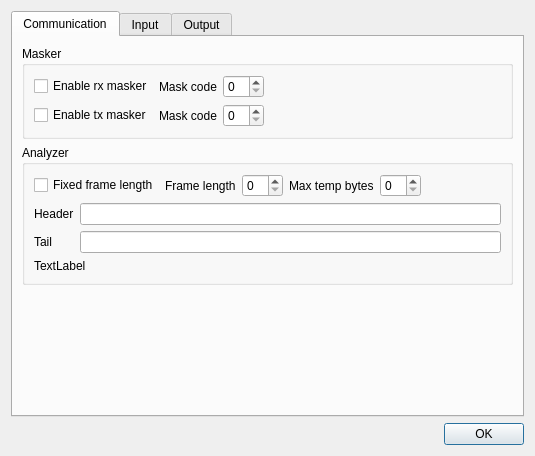
<?xml version="1.0" encoding="UTF-8"?>
<ui version="4.0">
 <class>SAKToolBoxUiParameters</class>
 <widget class="QDialog" name="SAKToolBoxUiParameters">
  <property name="geometry">
   <rect>
    <x>0</x>
    <y>0</y>
    <width>535</width>
    <height>456</height>
   </rect>
  </property>
  <property name="windowTitle">
   <string>Dialog</string>
  </property>
  <layout class="QGridLayout" name="gridLayout">
   <item row="1" column="1">
    <widget class="QPushButton" name="pushButtonOK">
     <property name="text">
      <string>OK</string>
     </property>
    </widget>
   </item>
   <item row="0" column="0" colspan="2">
    <widget class="QTabWidget" name="tabWidget">
     <property name="currentIndex">
      <number>0</number>
     </property>
     <widget class="QWidget" name="tab">
      <attribute name="title">
       <string>Communication</string>
      </attribute>
      <layout class="QVBoxLayout" name="verticalLayout">
       <item>
        <widget class="QGroupBox" name="groupBox">
         <property name="title">
          <string>Masker</string>
         </property>
         <layout class="QGridLayout" name="gridLayout_2">
          <item row="0" column="2">
           <widget class="QSpinBox" name="spinBox"/>
          </item>
          <item row="0" column="1">
           <widget class="QLabel" name="label_2">
            <property name="text">
             <string>Mask code</string>
            </property>
           </widget>
          </item>
          <item row="1" column="1">
           <widget class="QLabel" name="label_3">
            <property name="text">
             <string>Mask code</string>
            </property>
           </widget>
          </item>
          <item row="0" column="0">
           <widget class="QCheckBox" name="checkBox">
            <property name="text">
             <string>Enable rx masker</string>
            </property>
           </widget>
          </item>
          <item row="1" column="2">
           <widget class="QSpinBox" name="spinBox_2"/>
          </item>
          <item row="1" column="0">
           <widget class="QCheckBox" name="checkBox_2">
            <property name="text">
             <string>Enable tx masker</string>
            </property>
           </widget>
          </item>
          <item row="0" column="3">
           <spacer name="horizontalSpacer_2">
            <property name="orientation">
             <enum>Qt::Horizontal</enum>
            </property>
            <property name="sizeHint" stdset="0">
             <size>
              <width>40</width>
              <height>20</height>
             </size>
            </property>
           </spacer>
          </item>
         </layout>
        </widget>
       </item>
       <item>
        <widget class="QGroupBox" name="groupBox_3">
         <property name="minimumSize">
          <size>
           <width>0</width>
           <height>50</height>
          </size>
         </property>
         <property name="title">
          <string>Analyzer</string>
         </property>
         <layout class="QGridLayout" name="gridLayout_3">
          <item row="0" column="4">
           <widget class="QSpinBox" name="spinBox_4"/>
          </item>
          <item row="0" column="0">
           <widget class="QCheckBox" name="checkBox_3">
            <property name="text">
             <string>Fixed frame length</string>
            </property>
           </widget>
          </item>
          <item row="0" column="5">
           <spacer name="horizontalSpacer_3">
            <property name="orientation">
             <enum>Qt::Horizontal</enum>
            </property>
            <property name="sizeHint" stdset="0">
             <size>
              <width>40</width>
              <height>20</height>
             </size>
            </property>
           </spacer>
          </item>
          <item row="0" column="2">
           <widget class="QSpinBox" name="spinBox_3"/>
          </item>
          <item row="0" column="1">
           <widget class="QLabel" name="label_6">
            <property name="text">
             <string>Frame length</string>
            </property>
           </widget>
          </item>
          <item row="0" column="3">
           <widget class="QLabel" name="label_7">
            <property name="text">
             <string>Max temp bytes</string>
            </property>
           </widget>
          </item>
          <item row="1" column="0" colspan="6">
           <layout class="QGridLayout" name="gridLayout_4">
            <item row="0" column="0">
             <widget class="QLabel" name="label">
              <property name="text">
               <string>Header</string>
              </property>
             </widget>
            </item>
            <item row="0" column="1">
             <widget class="QLineEdit" name="lineEdit"/>
            </item>
            <item row="1" column="0">
             <widget class="QLabel" name="label_4">
              <property name="text">
               <string>Tail</string>
              </property>
             </widget>
            </item>
            <item row="1" column="1">
             <widget class="QLineEdit" name="lineEdit_2"/>
            </item>
           </layout>
          </item>
          <item row="2" column="0" colspan="6">
           <widget class="QLabel" name="label_5">
            <property name="text">
             <string>TextLabel</string>
            </property>
           </widget>
          </item>
         </layout>
        </widget>
       </item>
       <item>
        <spacer name="verticalSpacer">
         <property name="orientation">
          <enum>Qt::Vertical</enum>
         </property>
         <property name="sizeHint" stdset="0">
          <size>
           <width>20</width>
           <height>40</height>
          </size>
         </property>
        </spacer>
       </item>
      </layout>
     </widget>
     <widget class="QWidget" name="tab_2">
      <attribute name="title">
       <string>Input</string>
      </attribute>
      <layout class="QVBoxLayout" name="verticalLayout_2">
       <item>
        <widget class="QGroupBox" name="groupBox_4">
         <property name="minimumSize">
          <size>
           <width>0</width>
           <height>50</height>
          </size>
         </property>
         <property name="title">
          <string>Preprocessing</string>
         </property>
         <layout class="QGridLayout" name="gridLayout_6">
          <item row="2" column="1">
           <widget class="QComboBox" name="comboBox_4"/>
          </item>
          <item row="0" column="1">
           <widget class="QComboBox" name="comboBox_2"/>
          </item>
          <item row="1" column="1">
           <widget class="QComboBox" name="comboBox_3"/>
          </item>
          <item row="1" column="0">
           <widget class="QLabel" name="label_12">
            <property name="text">
             <string>Frame suffix</string>
            </property>
           </widget>
          </item>
          <item row="0" column="0">
           <widget class="QLabel" name="label_11">
            <property name="text">
             <string>Frame prefix</string>
            </property>
           </widget>
          </item>
          <item row="2" column="0">
           <widget class="QLabel" name="label_13">
            <property name="text">
             <string>Escape character</string>
            </property>
           </widget>
          </item>
          <item row="0" column="2">
           <spacer name="horizontalSpacer_5">
            <property name="orientation">
             <enum>Qt::Horizontal</enum>
            </property>
            <property name="sizeHint" stdset="0">
             <size>
              <width>40</width>
              <height>20</height>
             </size>
            </property>
           </spacer>
          </item>
         </layout>
        </widget>
       </item>
       <item>
        <widget class="QGroupBox" name="groupBox_2">
         <property name="title">
          <string>CRC settings</string>
         </property>
         <layout class="QGridLayout" name="gridLayout_5">
          <item row="2" column="2">
           <widget class="QSpinBox" name="spinBox_6"/>
          </item>
          <item row="0" column="2">
           <widget class="QComboBox" name="comboBox"/>
          </item>
          <item row="1" column="2">
           <widget class="QSpinBox" name="spinBox_5"/>
          </item>
          <item row="2" column="0" colspan="2">
           <widget class="QLabel" name="label_10">
            <property name="text">
             <string>End index</string>
            </property>
           </widget>
          </item>
          <item row="0" column="0">
           <widget class="QLabel" name="label_8">
            <property name="text">
             <string>Algorithm</string>
            </property>
           </widget>
          </item>
          <item row="1" column="0" colspan="2">
           <widget class="QLabel" name="label_9">
            <property name="text">
             <string>Start index</string>
            </property>
           </widget>
          </item>
          <item row="0" column="3">
           <spacer name="horizontalSpacer_4">
            <property name="orientation">
             <enum>Qt::Horizontal</enum>
            </property>
            <property name="sizeHint" stdset="0">
             <size>
              <width>40</width>
              <height>20</height>
             </size>
            </property>
           </spacer>
          </item>
          <item row="3" column="0" colspan="4">
           <widget class="QCheckBox" name="checkBox_4">
            <property name="text">
             <string>Big endian</string>
            </property>
           </widget>
          </item>
         </layout>
        </widget>
       </item>
       <item>
        <spacer name="verticalSpacer_2">
         <property name="orientation">
          <enum>Qt::Vertical</enum>
         </property>
         <property name="sizeHint" stdset="0">
          <size>
           <width>20</width>
           <height>40</height>
          </size>
         </property>
        </spacer>
       </item>
      </layout>
     </widget>
     <widget class="QWidget" name="tab_3">
      <attribute name="title">
       <string>Output</string>
      </attribute>
      <layout class="QGridLayout" name="gridLayout_8">
       <item row="0" column="0">
        <widget class="QGroupBox" name="groupBox_5">
         <property name="title">
          <string>Storer</string>
         </property>
         <layout class="QGridLayout" name="gridLayout_7">
          <item row="1" column="0">
           <widget class="QLabel" name="label_14">
            <property name="text">
             <string>Saving file path</string>
            </property>
           </widget>
          </item>
          <item row="1" column="1">
           <widget class="QLineEdit" name="lineEdit_3"/>
          </item>
          <item row="1" column="2">
           <widget class="QPushButton" name="pushButton">
            <property name="text">
             <string>Browser</string>
            </property>
           </widget>
          </item>
          <item row="0" column="0" colspan="3">
           <layout class="QGridLayout" name="gridLayout_9">
            <item row="1" column="1">
             <widget class="QCheckBox" name="checkBox_5">
              <property name="text">
               <string>Save time</string>
              </property>
             </widget>
            </item>
            <item row="1" column="0">
             <widget class="QCheckBox" name="checkBox_10">
              <property name="text">
               <string>Save date</string>
              </property>
             </widget>
            </item>
            <item row="0" column="2">
             <widget class="QCheckBox" name="checkBox_9">
              <property name="text">
               <string>Save tx</string>
              </property>
             </widget>
            </item>
            <item row="0" column="1">
             <widget class="QCheckBox" name="checkBox_7">
              <property name="text">
               <string>Save rx</string>
              </property>
             </widget>
            </item>
            <item row="1" column="2">
             <widget class="QCheckBox" name="checkBox_6">
              <property name="text">
               <string>Save ms</string>
              </property>
             </widget>
            </item>
            <item row="0" column="0">
             <widget class="QCheckBox" name="checkBox_8">
              <property name="text">
               <string>Enable</string>
              </property>
             </widget>
            </item>
            <item row="0" column="3">
             <spacer name="horizontalSpacer_6">
              <property name="orientation">
               <enum>Qt::Horizontal</enum>
              </property>
              <property name="sizeHint" stdset="0">
               <size>
                <width>40</width>
                <height>20</height>
               </size>
              </property>
             </spacer>
            </item>
           </layout>
          </item>
         </layout>
        </widget>
       </item>
       <item row="2" column="0">
        <spacer name="verticalSpacer_3">
         <property name="orientation">
          <enum>Qt::Vertical</enum>
         </property>
         <property name="sizeHint" stdset="0">
          <size>
           <width>20</width>
           <height>40</height>
          </size>
         </property>
        </spacer>
       </item>
       <item row="1" column="0">
        <widget class="QGroupBox" name="groupBox_6">
         <property name="minimumSize">
          <size>
           <width>0</width>
           <height>50</height>
          </size>
         </property>
         <property name="title">
          <string>Highlighter</string>
         </property>
         <layout class="QGridLayout" name="gridLayout_10">
          <item row="0" column="0">
           <widget class="QTextEdit" name="textEdit"/>
          </item>
         </layout>
        </widget>
       </item>
      </layout>
     </widget>
    </widget>
   </item>
   <item row="1" column="0">
    <spacer name="horizontalSpacer">
     <property name="orientation">
      <enum>Qt::Horizontal</enum>
     </property>
     <property name="sizeHint" stdset="0">
      <size>
       <width>40</width>
       <height>20</height>
      </size>
     </property>
    </spacer>
   </item>
  </layout>
 </widget>
 <resources/>
 <connections>
  <connection>
   <sender>pushButtonOK</sender>
   <signal>clicked()</signal>
   <receiver>SAKToolBoxUiParameters</receiver>
   <slot>accept()</slot>
   <hints>
    <hint type="sourcelabel">
     <x>457</x>
     <y>391</y>
    </hint>
    <hint type="destinationlabel">
     <x>393</x>
     <y>399</y>
    </hint>
   </hints>
  </connection>
 </connections>
</ui>
